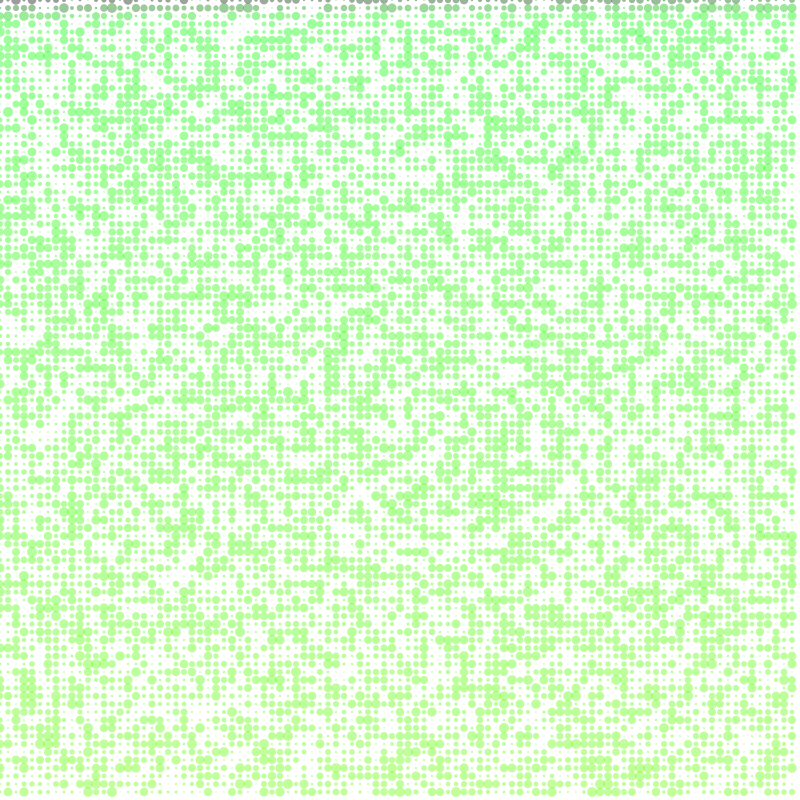
Frame 1 (no input)
Frame 60 (the mouse pressed at the canvas centre just before this capture): identical to frame 1, image omitted
Frame 120 (the mouse held since frame 60 and released just before this capture): identical to frame 1, image omitted

The Processing sketch that drew this single still picture (run headless with seeded random() and noise(); from frame 60 on, the mouse is pressed at the canvas centre):

// Processing sketch: sketch_10_000Circles
// ── sketch_10_000Circles.pde
float[][] diameters;      // Declare a 2D array of floats


void setup()
{
  size(800,800);
  
  noStroke();
 
  diameters = new float[100][100];
  for (int row=0; row<100; row=row+1)
  {
    for (int col=0; col<100; col=col+1)
    {
      diameters[row][col] = random(1,10);
    }
  }
}
 
void draw()
{
  background(255);
  float fillColR = 0;
  float fillColG = 0;
 
  for (int row=0; row<100; row = row+1)
  {
    fillColR ++;
    for (int col=0; col<100; col = col+1)
    {
      fillColG ++;
      fill(fillColR,fillColG,0,100);
      circle(col*8, row*8,diameters[row][col]);
    }
  }
}
